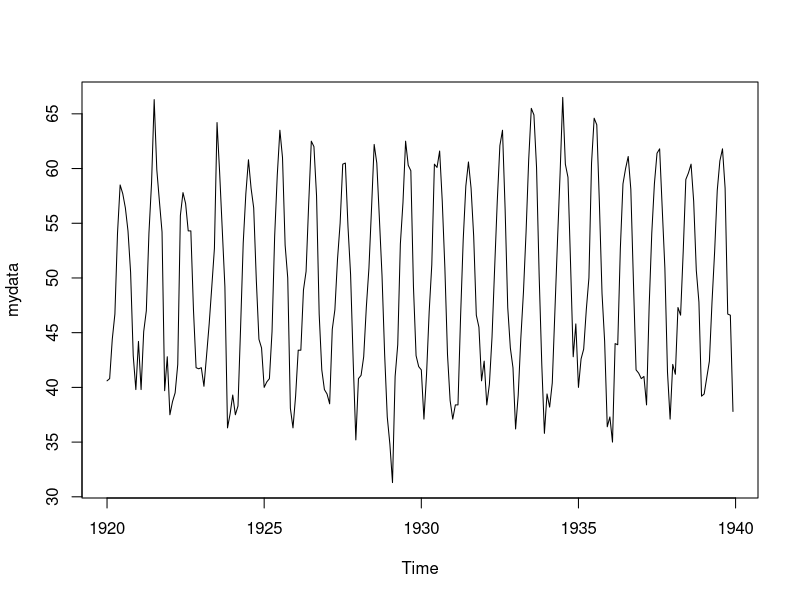

Generate this figure with R:
mydata <- nottem #average monthly temp in Nottingham.

#Step2
data(mydata) # This one does not work
head(mydata)
list(mydata)
summary(mydata)
plot(mydata)

#Step3
s3 <- list(city = "Nottingham", Temp= 23.4)
class(s3) <- "CityTemp"
s3

setClass("NottemDataS4",slots = list(data = "numeric"))
s4 <- new("NottemDataS4", data = as.numeric(nottem))
class(s4)

#Github Examples
car_s3 <- list(brand = "Toyota", model = "Corolla", year = 2020)
class(car_s3) <- "Car"
class(car_s3)
print.Car <- function(obj) {
  cat("Car Information:\n")
  cat("Brand:", obj$brand, "\n")
  cat("Model:", obj$model, "\n")
  cat("Year:", obj$year, "\n")
}
print(car_s3)

setClass("CarS4",slots = list(brand = "character",model = "character",year = "numeric"))
car_s4 <- new("CarS4", brand = "Toyota", model = "Corolla", year = 2020)
class(car_s4)
setMethod("show", "CarS4", function(object) {
  cat("Car Information (S4 Object):\n")
  cat("Brand:", object@brand, "\n")
  cat("Model:", object@model, "\n")
  cat("Year:", object@year, "\n")
})
car_s4

